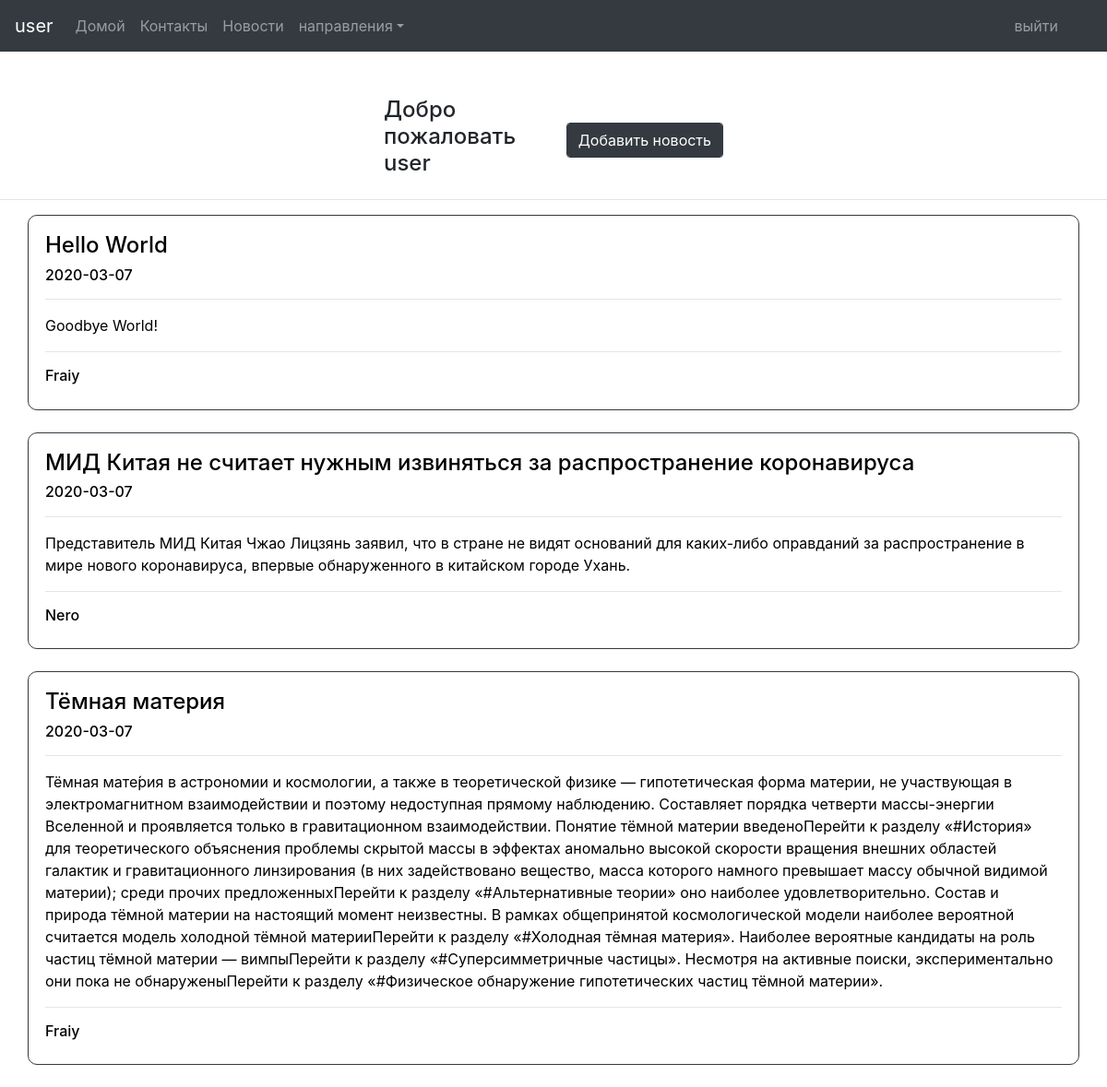
/news/index (signed in), run on the app's committed database.
### tables this page shows
CREATE TABLE `news` (
  `id` int(11) NOT NULL,
  `title` text NOT NULL,
  `date` date NOT NULL,
  `text` text NOT NULL,
  `author` text NOT NULL
);

### application/core/view.php (called while the page is built)
<?php
class View
{
	function generate($content_view, $template_view, $data = null)
	{
		include 'application/views/'.$template_view;
	}
}
?>

### application/controllers/controller_news.php (called while the page is built, shortened)
<?php
class Controller_News extends Controller
{
	function __construct()
	{
		$this->model = new Model_News();
		$this->view = new View();
	}
	function action_index()
	{
		$news = $this->model->get_news();
		$this->view->generate('news_view.php', 'template_view.php', $news);
	}
}
?>

### application/bootstrap.php (called while the page is built, shortened)
<?php
require_once 'core/model.php';
require_once 'core/view.php';
Route::start();
?>

### application/core/model.php (called while the page is built, shortened)
<?php
class Model
{
	public function __construct()
    {
        mysqli_set_charset($this->link = new mysqli(
            $GLOBALS['host'],
            $GLOBALS['user'],
            $GLOBALS['password'],
            $GLOBALS['database']
        ), 'utf8');
    }
}
?>

### application/models/Model_news.php (called while the page is built, shortened)
<?php
class Model_News extends Model
{
  public function get_news()
  {
    $query = 'SELECT * FROM `news`';
    $result = mysqli_query($this->link, $query);
    return $result;
  }
}
?>

### application/views/news_view.php (the view, shortened to what this page needs)
<br><br>
<div class="container col-4">
<?php if (isset($_SESSION['login'])) {?>
  <form method="post" action="/news/addPage/">
    <table>
      <tr>
        <td>
          <h4>Добро пожаловать <?php echo $_SESSION['login']; ?>&nbsp;&nbsp;&nbsp;&nbsp;</h4>
        </td>
        <td>
          <input type="submit" class="form-control btn btn-dark" name="add"  value="Добавить новость">
        </td>
      </tr>
    </table>
  </form>
<?php } else {?>
  <h5>Чтобы добавлять записи и оставлять комментарии нужно <a href="/User/index">авторизироваться</a> или <a href="/User/registrationPage">зарегистрироваться</a></h5></p>
<?php } ?>
</div>
<hr>
<?php foreach ($data as $row){?>
  <div class="container" style = "border:solid #333A40 1px; border-radius: 10px; padding:18px;">
    <a style = "color:black; text-decoration: none;" href="/news/Page/?
      id=<?php echo $row['id'];?>
      &title=<?php echo $row['title'];?>
      &data=<?php echo $row['date'];?>
      &author=<?php echo $row['author'];?>
      &text=<?php echo $row['text'];?>">
        <h4> <?php echo $row['title'];?></h4>
        <h6> <?php echo $row['date']; ?></h6>
      <hr>
      <div class=""><?php echo $row['text'];?></div><hr>
      <div class=""><h6><?php echo $row['author'];?></h6></div>
      </a>
  </div>
  <br>
<?php } ?>

### data on the page
news: title "Hello World", date "2020-03-07", text "Goodbye World!", author "Fraiy"
news: title "МИД Китая не считает нужным извиняться за распространение коронавируса", date "2020-03-07", text "Представитель МИД Китая Чжао Лицзянь заявил, что в стране не видят оснований для каких-либо оправданий за распространение в мире нового коронавируса, впервые обнаруженного в китайском городе Ухань.", author "Nero"
news: title "Тёмная материя", date "2020-03-07", text "Тёмная мате́рия в астрономии и космологии, а также в теоретической физике — гипотетическая форма материи, не участвующая в электромагнитном взаимодействии и поэтому недоступная прямому наблюдению. Составляет порядка четверти массы-энергии Вселенной и проявляется только в гравитационном взаимодействии. Понятие тёмной материи введеноПерейти к разделу «#История» для теоретического объяснения проблемы скрытой массы в эффектах аномально высокой скорости вращения внешних областей галактик и гравитационного линзирования (в них задействовано вещество, масса которого намного превышает массу обычной видимой материи); среди прочих предложенныхПерейти к разделу «#Альтернативные теории» оно наиболее…", author "Fraiy"

### other printed values
$_SESSION['login'] "user"
